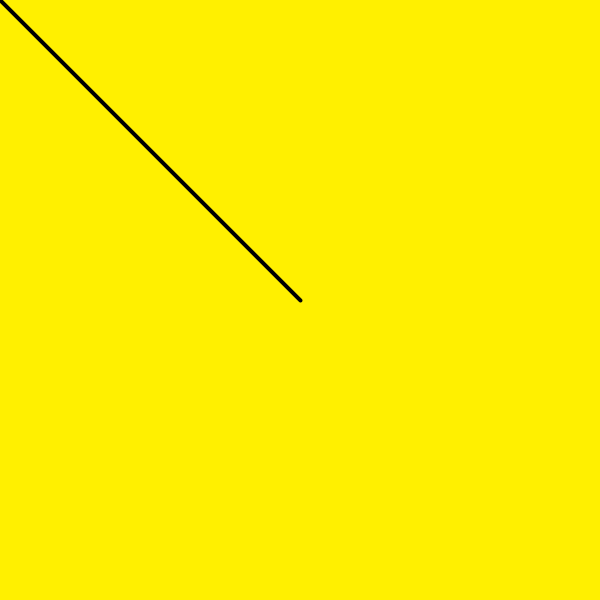
Frame 1 (no input)
Frame 60 (the mouse pressed at the canvas centre just before this capture): identical to frame 1, image omitted
Frame 120 (the mouse held since frame 60 and released just before this capture): blank canvas, image omitted

The Processing sketch that drew this single still picture (run headless with seeded random() and noise(); from frame 60 on, the mouse is pressed at the canvas centre):

// Processing sketch: mySketch
// ── mySketch.pde
void setup () {
  size(600,600);
}

void draw () {
background(255,240,0);
stroke(0,0,0);
strokeWeight(4);
 line (width/2, height/2, mouseX, mouseY);
}

//MARF!     ಠ_ಠ
